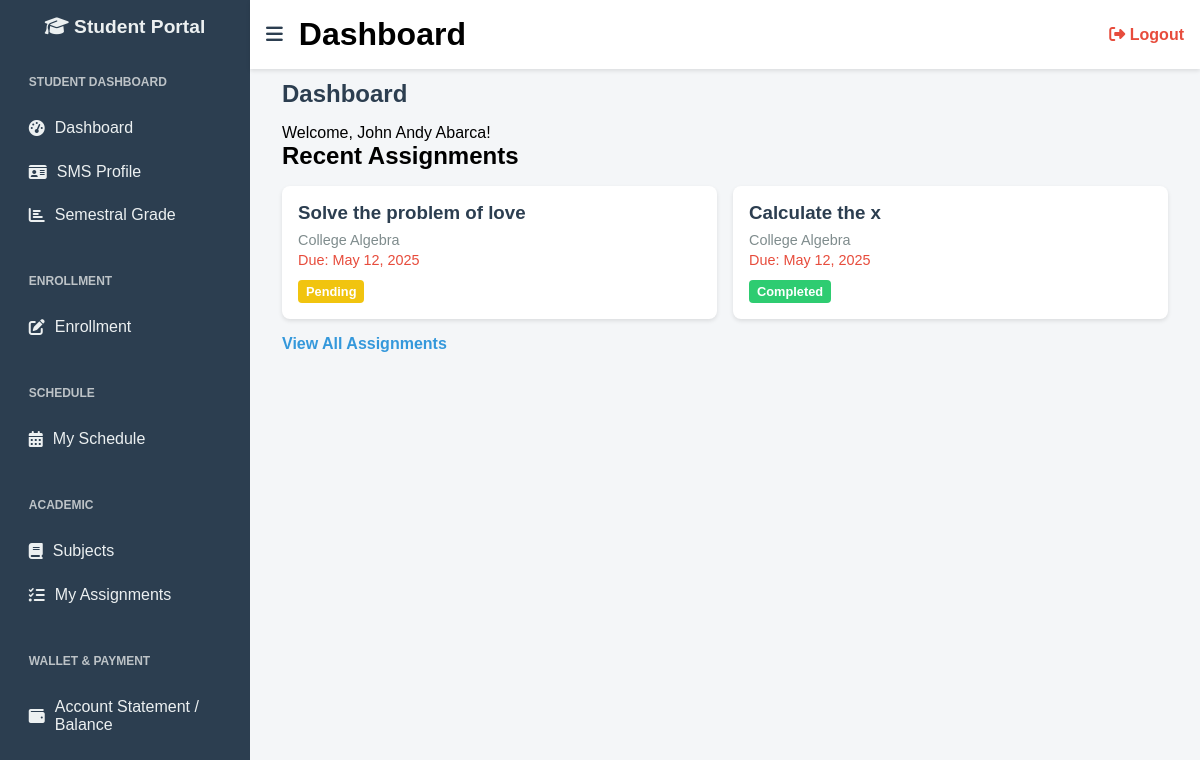
The app's page /dashboard.php (signed in) with its own data.
### tables this page shows
CREATE TABLE `assignments` (
  `id` int(11) NOT NULL,
  `title` varchar(255) NOT NULL,
  `description` text DEFAULT NULL,
  `due_date` date NOT NULL,
  `subject_id` int(11) NOT NULL,
  `created_at` timestamp NOT NULL DEFAULT current_timestamp()
);

CREATE TABLE `subjects` (
  `id` int(11) NOT NULL,
  `subject_code` varchar(50) NOT NULL,
  `subject_name` varchar(100) NOT NULL,
  `units` int(11) NOT NULL,
  `semester` varchar(20) DEFAULT NULL,
  `year_level` varchar(20) DEFAULT NULL,
  `school_year` varchar(9) DEFAULT NULL,
  `program` varchar(255) DEFAULT NULL
);

### dashboard.php (the view, shortened to what this page needs)
<?php
$studentName = $_SESSION['student_name'];
$student_id = $_SESSION['student_id'];
$conn = new mysqli("localhost", "root", "", "student_management_system");
$assignments_sql = "SELECT a.*, s.subject_name,
                    COALESCE(asub.status, 'pending') as submission_status
                    FROM assignments a
                    JOIN subjects s ON a.subject_id = s.id
                    JOIN enrollments e ON s.id = e.subject_id
                    LEFT JOIN assignment_submissions asub ON a.id = asub.assignment_id AND asub.student_id = ?
                    WHERE e.student_id = ?
                    ORDER BY a.due_date ASC
                    LIMIT 5";
$assignments_stmt = $conn->prepare($assignments_sql);
$assignments_stmt->bind_param("ii", $student_id, $student_id);
$assignments_stmt->execute();
$assignments_result = $assignments_stmt->get_result();
?>
<!DOCTYPE html>
<html lang="en">
<head>
  <link rel="stylesheet" href="https://cdnjs.cloudflare.com/ajax/libs/font-awesome/6.4.0/css/all.min.css" />
</head>
<body>
<div class="sidebar" id="sidebar">
        <h2><i class="fas fa-graduation-cap"></i> <span>Student Portal</span></h2>
        <ul>
            <li class="section-title">Student Dashboard</li>
            <li><a href="dashboard.php"><i class="fas fa-tachometer-alt"></i> <span>Dashboard</span></a></li>
            <li><a href="sms_profile.php"><i class="fas fa-id-card"></i> <span>SMS Profile</span></a></li>
            <li><a href="semestral_grade.php"><i class="fas fa-chart-bar"></i> <span>Semestral Grade</span></a></li>
            <li class="section-title">Enrollment</li>
            <li><a href="enrollment.php"><i class="fas fa-edit"></i> <span>Enrollment</span></a></li>
            <li class="section-title">Schedule</li>
            <li><a href="student_schedule.php"><i class="fas fa-calendar-alt"></i> <span>My Schedule</span></a></li>
            <li class="section-title">Academic</li>
            <li><a href="subjects.php"><i class="fas fa-book"></i> <span>Subjects</span></a></li>
            <li><a href="student_assignments.php"><i class="fas fa-tasks"></i> <span>My Assignments</span></a></li>
            <li class="section-title">Wallet & Payment</li>
            <li><a href="account_statement.php"><i class="fas fa-wallet"></i> <span>Account Statement / Balance</span></a></li>
        </ul>
    </div>
  <div class="topbar" id="topbar">
    <button class="toggle-btn" onclick="toggleSidebar()">
      <i class="fas fa-bars"></i>
    </button>
    <h1>Dashboard</h1>
    <a href="logout.php" class="logout-btn">
      <i class="fas fa-sign-out-alt"></i> Logout
    </a>
  </div>
  <div class="content" id="main-content">
    <h1>Dashboard</h1>
    <p>Welcome, <?php echo htmlspecialchars($studentName); ?>!</p>
    <div class="recent-assignments">
        <h2>Recent Assignments</h2>
        <?php if ($assignments_result->num_rows > 0): ?>
            <div class="assignment-grid">
                <?php while($assignment = $assignments_result->fetch_assoc()): ?>
                    <div class="assignment-card">
                        <h3><?php echo htmlspecialchars($assignment['title']); ?></h3>
                        <p class="subject"><?php echo htmlspecialchars($assignment['subject_name']); ?></p>
                        <p class="due-date">Due: <?php echo date('M d, Y', strtotime($assignment['due_date'])); ?></p>
                        <span class="status-badge status-<?php echo $assignment['submission_status']; ?>">
                            <?php echo ucfirst($assignment['submission_status']); ?>
                        </span>
                    </div>
                <?php endwhile; ?>
            </div>
            <a href="student_assignments.php" class="view-all">View All Assignments</a>
        <?php else: ?>
            <p>No assignments due at the moment.</p>
        <?php endif; ?>
    </div>
  </div>
</body>
</html>

### dashboard.php (style rules this page uses)
* { box-sizing: border-box; margin: 0; padding: 0; }
body { font-family: Arial, sans-serif; display: flex; min-height: 100vh; background-color: #f4f6f8; }
.sidebar { width: 250px; background-color: #2c3e50; color: #ecf0f1; padding-top: 1rem; flex-shrink: 0; overflow: hidden; transition: all 0.3s ease; }
.sidebar h2 { text-align: center; margin-bottom: 1rem; font-size: 1.2rem; }
.sidebar ul { list-style: none; padding: 0 1rem; }
.sidebar li { padding: 0.8rem; cursor: pointer; transition: background-color 0.2s; display: flex; align-items: center; gap: 10px; }
.sidebar .section-title { font-weight: bold; font-size: 0.75rem; margin-top: 1.5rem; margin-bottom: 0.3rem; color: #bdc3c7; text-transform: uppercase; }
.sidebar li a { text-decoration: none; color: inherit; display: flex; align-items: center; gap: 10px; width: 100%; }
.topbar { position: fixed; left: 250px; right: 0; top: 0; background-color: #fff; padding: 1rem; box-shadow: 0 2px 4px rgba(0,0,0,0.1); z-index: 999; display: flex; align-items: center; gap: 1rem; transition: left 0.3s ease; }
.toggle-btn { font-size: 1.2rem; cursor: pointer; background: none; border: none; color: #2c3e50; }
.logout-btn { margin-left: auto; text-decoration: none; color: #e74c3c; font-weight: bold; font-size: 1rem; }
.content { flex-grow: 1; padding: 5rem 2rem 2rem 2rem; transition: all 0.3s ease; }
.content h1 { font-size: 1.5rem; color: #2c3e50; margin-bottom: 1rem; }
.recent-assignments { margin-bottom: 2rem; }
.assignment-grid { display: grid; grid-template-columns: repeat(auto-fill, minmax(300px, 1fr)); gap: 1rem; margin-top: 1rem; }
.assignment-card { background: white; padding: 1rem; border-radius: 0.5rem; box-shadow: 0 2px 4px rgba(0,0,0,0.1); }
.assignment-card h3 { margin: 0 0 0.5rem 0; color: #2c3e50; }
.assignment-card .subject { color: #7f8c8d; font-size: 0.9rem; margin: 0.25rem 0; }
.assignment-card .due-date { color: #e74c3c; font-size: 0.9rem; margin: 0.25rem 0; }
.status-badge { display: inline-block; padding: 4px 8px; border-radius: 4px; font-size: 0.8rem; font-weight: bold; margin-top: 0.5rem; }
.status-pending { background-color: #f1c40f; color: #fff; }
.status-completed { background-color: #2ecc71; color: #fff; }
.view-all { display: inline-block; margin-top: 1rem; color: #3498db; text-decoration: none; font-weight: bold; }

### records on screen
assignments: title "Solve the problem of love", subject.subject_name "College Algebra", due_date "May 12, 2025", submission_status "Pending"
assignments: title "Calculate the x", subject.subject_name "College Algebra", due_date "May 12, 2025", submission_status "Completed"

### other values on screen
$studentName "John Andy Abarca"
